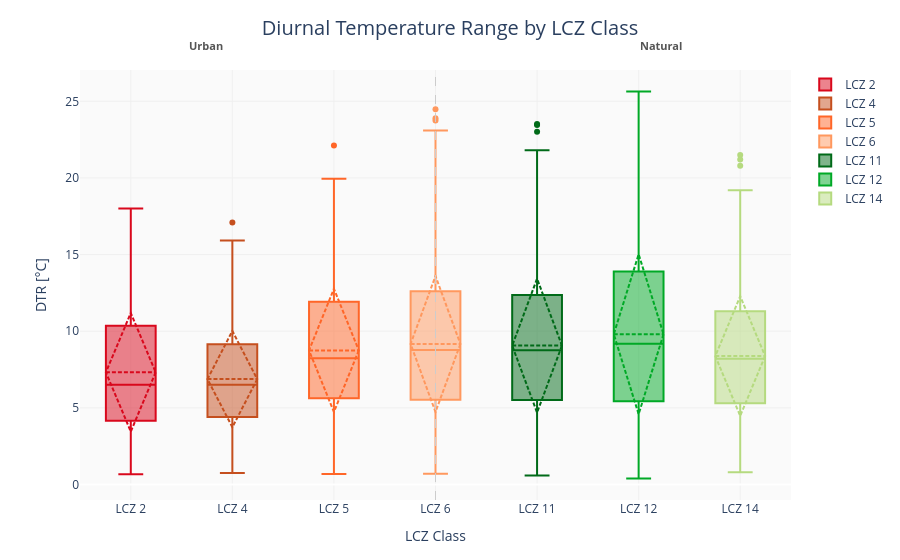

Notebook code cell kept with this figure:
### Code cell
dtr_result.plot

### Figure 1 — Plotly figure (JSON) as saved in the notebook; plotly's stock layout.template omitted (floating-point values rounded to 4 significant figures; data arrays with more than 128 entries replaced by an {"elided": "..."} marker saying what was removed)
{"data": [{"boxmean": "sd", "hovertemplate": "<b>LCZ 2</b><br>DTR [°C]: %{y:.2f}<extra></extra>", "marker": {"color": "#D9081C"}, "name": "LCZ 2", "type": "box", "y": {"elided": "700 float values"}}, {"boxmean": "sd", "hovertemplate": "<b>LCZ 4</b><br>DTR [°C]: %{y:.2f}<extra></extra>", "marker": {"color": "#C54F1E"}, "name": "LCZ 4", "type": "box", "y": {"elided": "700 float values"}}, {"boxmean": "sd", "hovertemplate": "<b>LCZ 5</b><br>DTR [°C]: %{y:.2f}<extra></extra>", "marker": {"color": "#FF6628"}, "name": "LCZ 5", "type": "box", "y": {"elided": "700 float values"}}, {"boxmean": "sd", "hovertemplate": "<b>LCZ 6</b><br>DTR [°C]: %{y:.2f}<extra></extra>", "marker": {"color": "#FF985E"}, "name": "LCZ 6", "type": "box", "y": {"elided": "3500 float values"}}, {"boxmean": "sd", "hovertemplate": "<b>LCZ 11</b><br>DTR [°C]: %{y:.2f}<extra></extra>", "marker": {"color": "#006A18"}, "name": "LCZ 11", "type": "box", "y": {"elided": "2100 float values"}}, {"boxmean": "sd", "hovertemplate": "<b>LCZ 12</b><br>DTR [°C]: %{y:.2f}<extra></extra>", "marker": {"color": "#00A926"}, "name": "LCZ 12", "type": "box", "y": {"elided": "1400 float values"}}, {"boxmean": "sd", "hovertemplate": "<b>LCZ 14</b><br>DTR [°C]: %{y:.2f}<extra></extra>", "marker": {"color": "#B5DA7F"}, "name": "LCZ 14", "type": "box", "y": {"elided": "1400 float values"}}], "layout": {"annotations": [{"font": {"color": "#555555", "size": 11}, "showarrow": false, "text": "<b>Urban</b>", "x": 0.15, "xref": "paper", "y": 1.08, "yref": "paper"}, {"font": {"color": "#555555", "size": 11}, "showarrow": false, "text": "<b>Natural</b>", "x": 0.85, "xref": "paper", "y": 1.08, "yref": "paper"}], "hoverlabel": {"bgcolor": "white", "font": {"size": 13}}, "margin": {"b": 60, "l": 80, "r": 40, "t": 70}, "paper_bgcolor": "white", "plot_bgcolor": "#fafafa", "shapes": [{"line": {"color": "#cccccc", "dash": "dash", "width": 1}, "type": "line", "x0": "LCZ 6", "x1": "LCZ 6", "xref": "x", "y0": 0, "y1": 1, "yref": "y domain"}], "title": {"font": {"size": 20}, "text": "Diurnal Temperature Range by LCZ Class", "x": 0.5, "xanchor": "center"}, "xaxis": {"gridcolor": "#f0f0f0", "tickfont": {"size": 12}, "title": {"font": {"size": 14}, "text": "LCZ Class"}}, "yaxis": {"gridcolor": "#f0f0f0", "tickfont": {"size": 12}, "title": {"font": {"size": 14}, "text": "DTR [°C]"}}}}
